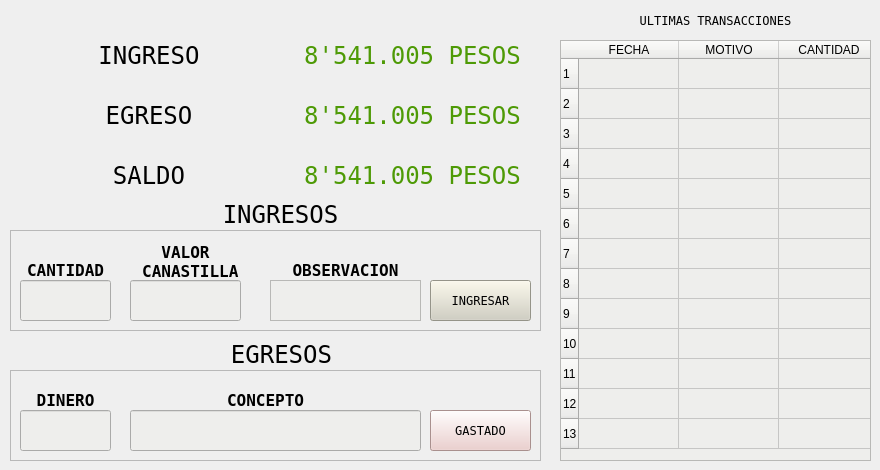
    <widget class="QWidget" name="tab_3">
     <attribute name="title">
      <string>CACAO</string>
     </attribute>
     <widget class="QTableWidget" name="tableWidget_12">
      <property name="geometry">
       <rect>
        <x>560</x>
        <y>40</y>
        <width>311</width>
        <height>421</height>
       </rect>
      </property>
      <property name="styleSheet">
       <string notr="true">font: 11pt &quot;Andale Mono&quot;;
background-color: rgb(238, 238, 236);</string>
      </property>
      <property name="verticalScrollBarPolicy">
       <enum>Qt::ScrollBarAlwaysOff</enum>
      </property>
      <property name="horizontalScrollBarPolicy">
       <enum>Qt::ScrollBarAlwaysOff</enum>
      </property>
      <row>
       <property name="text">
        <string>1</string>
       </property>
      </row>
      <row>
       <property name="text">
        <string>2</string>
       </property>
      </row>
      <row>
       <property name="text">
        <string>3</string>
       </property>
      </row>
      <row>
       <property name="text">
        <string>4</string>
       </property>
      </row>
      <row>
       <property name="text">
        <string>5</string>
       </property>
      </row>
      <row>
       <property name="text">
        <string>6</string>
       </property>
      </row>
      <row>
       <property name="text">
        <string>7</string>
       </property>
      </row>
      <row>
       <property name="text">
        <string>8</string>
       </property>
      </row>
      <row>
       <property name="text">
        <string>9</string>
       </property>
      </row>
      <row>
       <property name="text">
        <string>10</string>
       </property>
      </row>
      <row>
       <property name="text">
        <string>11</string>
       </property>
      </row>
      <row>
       <property name="text">
        <string>12</string>
       </property>
      </row>
      <row>
       <property name="text">
        <string>13</string>
       </property>
      </row>
      <column>
       <property name="text">
        <string>FECHA</string>
       </property>
      </column>
      <column>
       <property name="text">
        <string>MOTIVO</string>
       </property>
      </column>
      <column>
       <property name="text">
        <string>CANTIDAD</string>
       </property>
      </column>
     </widget>
     <widget class="QFrame" name="frame_11">
      <property name="geometry">
       <rect>
        <x>10</x>
        <y>230</y>
        <width>531</width>
        <height>101</height>
       </rect>
      </property>
      <property name="font">
       <font>
        <family>Andale Mono</family>
       </font>
      </property>
      <property name="frameShape">
       <enum>QFrame::StyledPanel</enum>
      </property>
      <property name="frameShadow">
       <enum>QFrame::Raised</enum>
      </property>
      <widget class="QLabel" name="label_42">
       <property name="geometry">
        <rect>
         <x>10</x>
         <y>20</y>
         <width>91</width>
         <height>41</height>
        </rect>
       </property>
       <property name="font">
        <font>
         <family>Andale Mono</family>
         <pointsize>12</pointsize>
         <weight>75</weight>
         <bold>true</bold>
        </font>
       </property>
       <property name="text">
        <string>CANTIDAD</string>
       </property>
       <property name="alignment">
        <set>Qt::AlignCenter</set>
       </property>
      </widget>
      <widget class="QPushButton" name="boton_gastar_alimento_6">
       <property name="geometry">
        <rect>
         <x>420</x>
         <y>50</y>
         <width>101</width>
         <height>41</height>
        </rect>
       </property>
       <property name="font">
        <font>
         <family>Andale Mono</family>
        </font>
       </property>
       <property name="styleSheet">
        <string notr="true">background-color: rgb(209, 207, 192);</string>
       </property>
       <property name="text">
        <string>INGRESAR</string>
       </property>
      </widget>
      <widget class="QLabel" name="label_43">
       <property name="geometry">
        <rect>
         <x>120</x>
         <y>10</y>
         <width>111</width>
         <height>44</height>
        </rect>
       </property>
       <property name="font">
        <font>
         <family>Andale Mono</family>
         <pointsize>12</pointsize>
         <weight>75</weight>
         <bold>true</bold>
        </font>
       </property>
       <property name="text">
        <string>VALOR
 CANASTILLA</string>
       </property>
       <property name="alignment">
        <set>Qt::AlignCenter</set>
       </property>
      </widget>
      <widget class="QLabel" name="label_46">
       <property name="geometry">
        <rect>
         <x>260</x>
         <y>20</y>
         <width>151</width>
         <height>41</height>
        </rect>
       </property>
       <property name="font">
        <font>
         <family>Andale Mono</family>
         <pointsize>12</pointsize>
         <weight>75</weight>
         <bold>true</bold>
        </font>
       </property>
       <property name="text">
        <string>OBSERVACION</string>
       </property>
       <property name="alignment">
        <set>Qt::AlignCenter</set>
       </property>
      </widget>
      <widget class="QLineEdit" name="cantidad_alimento_dado_10">
       <property name="geometry">
        <rect>
         <x>10</x>
         <y>50</y>
         <width>91</width>
         <height>41</height>
        </rect>
       </property>
       <property name="styleSheet">
        <string notr="true">background-color: rgb(238, 238, 236);</string>
       </property>
      </widget>
      <widget class="QTextEdit" name="comentario_venta_4">
       <property name="geometry">
        <rect>
         <x>260</x>
         <y>50</y>
         <width>151</width>
         <height>41</height>
        </rect>
       </property>
       <property name="font">
        <font/>
       </property>
       <property name="styleSheet">
        <string notr="true">background-color: rgb(238, 238, 236);</string>
       </property>
       <property name="html">
        <string>&lt;!DOCTYPE HTML PUBLIC &quot;-//W3C//DTD HTML 4.0//EN&quot; &quot;http://www.w3.org/TR/REC-html40/strict.dtd&quot;&gt;
&lt;html&gt;&lt;head&gt;&lt;meta name=&quot;qrichtext&quot; content=&quot;1&quot; /&gt;&lt;style type=&quot;text/css&quot;&gt;
p, li { white-space: pre-wrap; }
&lt;/style&gt;&lt;/head&gt;&lt;body style=&quot; font-family:'Ubuntu'; font-size:11pt; font-weight:400; font-style:normal;&quot;&gt;
&lt;p style=&quot;-qt-paragraph-type:empty; margin-top:0px; margin-bottom:0px; margin-left:0px; margin-right:0px; -qt-block-indent:0; text-indent:0px;&quot;&gt;&lt;br /&gt;&lt;/p&gt;&lt;/body&gt;&lt;/html&gt;</string>
       </property>
      </widget>
      <widget class="QLineEdit" name="cantidad_alimento_dado_11">
       <property name="geometry">
        <rect>
         <x>120</x>
         <y>50</y>
         <width>111</width>
         <height>41</height>
        </rect>
       </property>
       <property name="styleSheet">
        <string notr="true">background-color: rgb(238, 238, 236);</string>
       </property>
      </widget>
     </widget>
     <widget class="QWidget" name="layoutWidget_6">
      <property name="geometry">
       <rect>
        <x>20</x>
        <y>100</y>
        <width>521</width>
        <height>30</height>
       </rect>
      </property>
      <layout class="QHBoxLayout" name="horizontalLayout_6">
       <item>
        <widget class="QLabel" name="label_47">
         <property name="font">
          <font>
           <family>Andale Mono</family>
           <pointsize>18</pointsize>
          </font>
         </property>
         <property name="text">
          <string>EGRESO</string>
         </property>
         <property name="alignment">
          <set>Qt::AlignCenter</set>
         </property>
        </widget>
       </item>
       <item>
        <widget class="QLabel" name="cantidad_efectivo_11">
         <property name="font">
          <font>
           <family>Andale Mono</family>
           <pointsize>18</pointsize>
          </font>
         </property>
         <property name="styleSheet">
          <string notr="true">color: rgb(78, 154, 6);</string>
         </property>
         <property name="text">
          <string>8'541.005 PESOS</string>
         </property>
         <property name="alignment">
          <set>Qt::AlignCenter</set>
         </property>
        </widget>
       </item>
      </layout>
     </widget>
     <widget class="QWidget" name="layoutWidget_8">
      <property name="geometry">
       <rect>
        <x>20</x>
        <y>40</y>
        <width>521</width>
        <height>30</height>
       </rect>
      </property>
      <layout class="QHBoxLayout" name="horizontalLayout_27">
       <item>
        <widget class="QLabel" name="label_48">
         <property name="font">
          <font>
           <family>Andale Mono</family>
           <pointsize>18</pointsize>
          </font>
         </property>
         <property name="text">
          <string>INGRESO</string>
         </property>
         <property name="alignment">
          <set>Qt::AlignCenter</set>
         </property>
        </widget>
       </item>
       <item>
        <widget class="QLabel" name="cantidad_efectivo_12">
         <property name="font">
          <font>
           <family>Andale Mono</family>
           <pointsize>18</pointsize>
          </font>
         </property>
         <property name="styleSheet">
          <string notr="true">color: rgb(78, 154, 6);</string>
         </property>
         <property name="text">
          <string>8'541.005 PESOS</string>
         </property>
         <property name="alignment">
          <set>Qt::AlignCenter</set>
         </property>
        </widget>
       </item>
      </layout>
     </widget>
     <widget class="QWidget" name="layoutWidget_30">
      <property name="geometry">
       <rect>
        <x>20</x>
        <y>160</y>
        <width>521</width>
        <height>30</height>
       </rect>
      </property>
      <layout class="QHBoxLayout" name="horizontalLayout_28">
       <item>
        <widget class="QLabel" name="label_49">
         <property name="font">
          <font>
           <family>Andale Mono</family>
           <pointsize>18</pointsize>
          </font>
         </property>
         <property name="text">
          <string>SALDO</string>
         </property>
         <property name="alignment">
          <set>Qt::AlignCenter</set>
         </property>
        </widget>
       </item>
       <item>
        <widget class="QLabel" name="cantidad_efectivo_13">
         <property name="font">
          <font>
           <family>Andale Mono</family>
           <pointsize>18</pointsize>
          </font>
         </property>
         <property name="styleSheet">
          <string notr="true">color: rgb(78, 154, 6);</string>
         </property>
         <property name="text">
          <string>8'541.005 PESOS</string>
         </property>
         <property name="alignment">
          <set>Qt::AlignCenter</set>
         </property>
        </widget>
       </item>
      </layout>
     </widget>
     <widget class="QLabel" name="label_51">
      <property name="geometry">
       <rect>
        <x>26</x>
        <y>340</y>
        <width>511</width>
        <height>28</height>
       </rect>
      </property>
      <property name="font">
       <font>
        <family>Andale Mono</family>
        <pointsize>18</pointsize>
       </font>
      </property>
      <property name="text">
       <string>EGRESOS</string>
      </property>
      <property name="alignment">
       <set>Qt::AlignCenter</set>
      </property>
     </widget>
     <widget class="QFrame" name="frame_12">
      <property name="geometry">
       <rect>
        <x>10</x>
        <y>370</y>
        <width>531</width>
        <height>91</height>
       </rect>
      </property>
      <property name="font">
       <font>
        <family>Andale Mono</family>
       </font>
      </property>
      <property name="frameShape">
       <enum>QFrame::StyledPanel</enum>
      </property>
      <property name="frameShadow">
       <enum>QFrame::Raised</enum>
      </property>
      <widget class="QPushButton" name="boton_gastar_alimento_7">
       <property name="geometry">
        <rect>
         <x>420</x>
         <y>40</y>
         <width>101</width>
         <height>41</height>
        </rect>
       </property>
       <property name="font">
        <font>
         <family>Andale Mono</family>
        </font>
       </property>
       <property name="styleSheet">
        <string notr="true">background-color: rgb(236, 201, 199);</string>
       </property>
       <property name="text">
        <string>GASTADO</string>
       </property>
      </widget>
      <widget class="QLabel" name="label_54">
       <property name="geometry">
        <rect>
         <x>10</x>
         <y>10</y>
         <width>91</width>
         <height>41</height>
        </rect>
       </property>
       <property name="font">
        <font>
         <family>Andale Mono</family>
         <pointsize>12</pointsize>
         <weight>75</weight>
         <bold>true</bold>
        </font>
       </property>
       <property name="text">
        <string>DINERO</string>
       </property>
       <property name="alignment">
        <set>Qt::AlignCenter</set>
       </property>
      </widget>
      <widget class="QLineEdit" name="cantidad_alimento_dado_12">
       <property name="geometry">
        <rect>
         <x>10</x>
         <y>40</y>
         <width>91</width>
         <height>41</height>
        </rect>
       </property>
       <property name="styleSheet">
        <string notr="true">background-color: rgb(238, 238, 236);</string>
       </property>
      </widget>
      <widget class="QLineEdit" name="cantidad_alimento_dado_13">
       <property name="geometry">
        <rect>
         <x>120</x>
         <y>40</y>
         <width>291</width>
         <height>41</height>
        </rect>
       </property>
       <property name="styleSheet">
        <string notr="true">background-color: rgb(238, 238, 236);</string>
       </property>
      </widget>
      <widget class="QLabel" name="label_55">
       <property name="geometry">
        <rect>
         <x>120</x>
         <y>20</y>
         <width>271</width>
         <height>21</height>
        </rect>
       </property>
       <property name="font">
        <font>
         <family>Andale Mono</family>
         <pointsize>12</pointsize>
         <weight>75</weight>
         <bold>true</bold>
        </font>
       </property>
       <property name="text">
        <string>CONCEPTO</string>
       </property>
       <property name="alignment">
        <set>Qt::AlignCenter</set>
       </property>
      </widget>
      <zorder>label_55</zorder>
      <zorder>boton_gastar_alimento_7</zorder>
      <zorder>label_54</zorder>
      <zorder>cantidad_alimento_dado_12</zorder>
      <zorder>cantidad_alimento_dado_13</zorder>
     </widget>
     <widget class="QLabel" name="label_56">
      <property name="geometry">
       <rect>
        <x>20</x>
        <y>200</y>
        <width>521</width>
        <height>28</height>
       </rect>
      </property>
      <property name="font">
       <font>
        <family>Andale Mono</family>
        <pointsize>18</pointsize>
       </font>
      </property>
      <property name="text">
       <string>INGRESOS</string>
      </property>
      <property name="alignment">
       <set>Qt::AlignCenter</set>
      </property>
     </widget>
     <widget class="QLabel" name="label_67">
      <property name="geometry">
       <rect>
        <x>560</x>
        <y>0</y>
        <width>311</width>
        <height>41</height>
       </rect>
      </property>
      <property name="font">
       <font>
        <family>Andale Mono</family>
       </font>
      </property>
      <property name="text">
       <string>ULTIMAS TRANSACCIONES</string>
      </property>
      <property name="alignment">
       <set>Qt::AlignCenter</set>
      </property>
     </widget>
     <zorder>label_67</zorder>
     <zorder>tableWidget_12</zorder>
     <zorder>frame_11</zorder>
     <zorder>layoutWidget_6</zorder>
     <zorder>layoutWidget_8</zorder>
     <zorder>layoutWidget_30</zorder>
     <zorder>label_51</zorder>
     <zorder>frame_12</zorder>
     <zorder>label_56</zorder>
    </widget>
